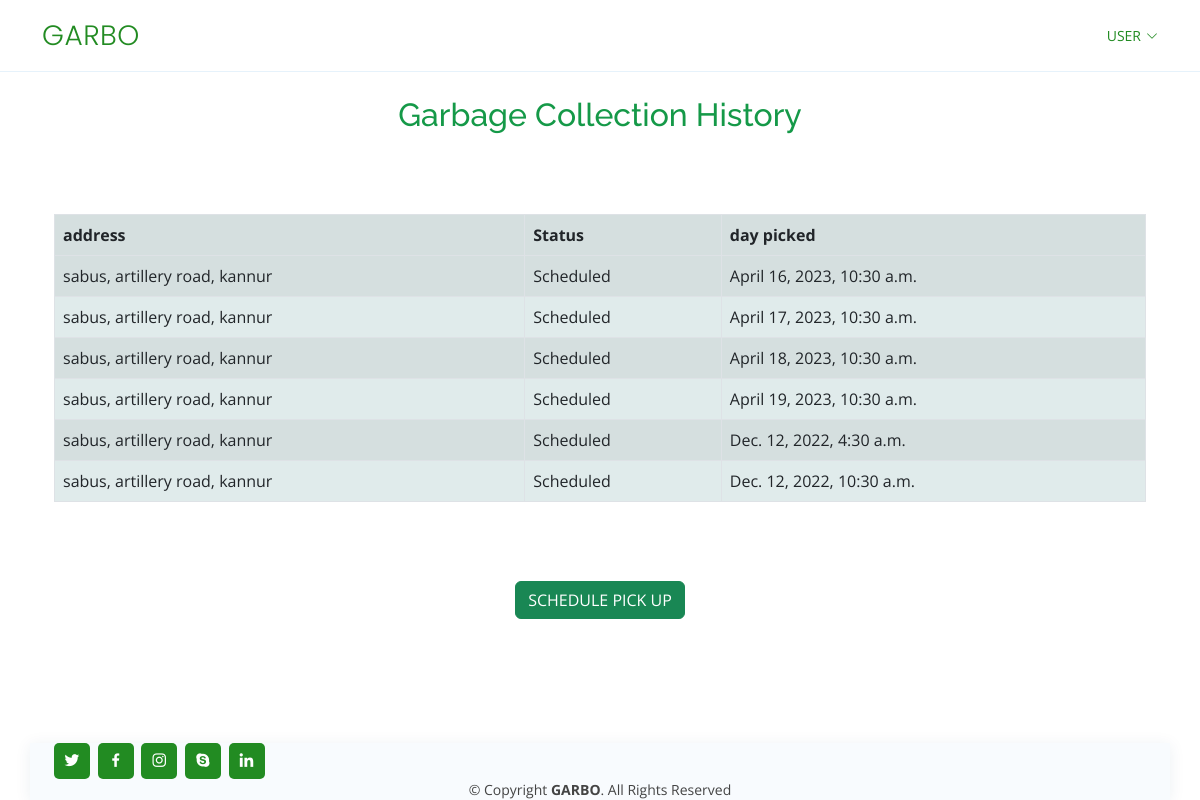
The app's page /home (signed in) with its own data.
### myapp/models.py (models this page shows, shortened)
class user_member(models.Model):
    member = models.ForeignKey(User, on_delete=models.CASCADE)
    pack = models.ForeignKey(packages, on_delete=models.CASCADE)
    addr = models.CharField(max_length = 150)
    place = models.CharField(max_length = 50)
    pin_code = models.IntegerField()
    phone = models.IntegerField()

class delivery_status(models.Model):
    status = models.CharField(max_length=10)
    ui_text = models.CharField(max_length=100)

class history(models.Model):
    user_details = models.ForeignKey(user_member, on_delete=models.CASCADE)
    choice = models.ForeignKey(delivery_status, on_delete=models.CASCADE)
    day_picked = models.DateTimeField()

### myapp/public_user/views.py (the view, shortened to what this page needs)
# urls.py: path('home', UserHome.as_view(), name='user_home'),
class UserHome(View):
    form_class = ScheduleForm
    def get_user_history(self, request):
        user_history = []
        try:
            active_user = User.objects.get(id=request.user.id)
            active_member = user_member.objects.filter(member = active_user)[0]
            for each_history in history.objects.filter(user_details = active_member):
               user_history.append({
                "addr": each_history.user_details.addr,
                "status": each_history.choice.ui_text,
                "time": each_history.day_picked
               })
        except:
            pass
        return user_history
    def can_user_schedule(self, request):
        active_user = User.objects.get(id=request.user.id)
        try:
            active_member = user_member.objects.filter(member = active_user)[0]
            all_history = history.objects.filter(user_details = active_member)
            number_of_pickups = 0
            for each_history in all_history:
                if (each_history.day_picked.month == datetime.now().month):
                    number_of_pickups = number_of_pickups + 1
            if active_member.pack.pack_name == 'NO_PLAN':
                return { 'state': False, 'error': 'Please select a subscription plan by giving your details in user profile' }
            elif number_of_pickups >= int(active_member.pack.day_pickup):
                return { 'state': False, 'error': 'Number of pickups exceeded for this month. Consider upgrading the plan' }
            else:
                return { 'state': True, 'error': '' }
        except:
            pass
        return { 'state': False, 'error': 'Please fill your profile details', }
    def get(self, request, *args, **kwargs):
        user_history = self.get_user_history(request)
        return render(request, './myapp/user_home.html',{'form':self.form_class(), 'details': user_history, 'can_user_schedule': self.can_user_schedule(request)})

### myapp/templates/myapp/user_home.html (shortened to what this page needs)
{% extends 'myapp/base.html' %}
{% load static %}
{% load crispy_forms_tags %}
{% block header %}
{% include 'myapp/header.html' %}
{% endblock %}
{% block body %}
<center>
    <br> <br><br> <br>
	<div class="container" >
    <h2><font color="#159948">Garbage Collection History</font></h2>
	</div>
    <br>
    {% if  can_user_schedule.state %}
      <br>
    {% else %}
      <div class="alert alert-warning" role="alert">
        {{can_user_schedule.error}}
      </div>
    {% endif %}
    <br>
    <div class="container">
        <form role="form" name="viewprofileform"  method="post">
           <table class="table table-striped table-bordered" bgcolor="#e0ebeb">
               <tr>
                   <th>address</th>
                   <th>Status</th>
                   <th>day picked</th>
               </tr>
               <tbody>
                {% if details|length != 0 %}
                  {% for x in details %}
                    <tr>
                        <td>{{x.addr}}</td>
                        <td>{{x.status}}</td>
                        <td>{{x.time}}</td>
                    </tr>
                  {% endfor %}
                {% endif %}
               </tbody>
           </table>
        </form>
        </div>
</center>
<center>
  {% if  can_user_schedule.state %}
    <button type="button" class="btn btn-success" data-bs-toggle="modal" data-bs-target="#exampleModal">SCHEDULE PICK UP</button>
  {% else %}
    <button type="button"  disabled="true" class="btn btn-success" data-bs-toggle="modal" data-bs-target="#exampleModal">SCHEDULE PICK UP</button>
  {% endif %}
</center>
{% endblock %}

### myapp/static/myapp/assets/css/style.css (style rules this page uses)
body { font-family: "Open Sans", sans-serif; color: #444444; }
h1, h2, h3, h4, h5, h6 { font-family: "Raleway", sans-serif; }

### records on screen
user_member: addr "sabus, artillery road, kannur" "sabus, artillery road, kannur" "sabus, artillery road, kannur" "sabus, artillery road, kannur" "sabus, artillery road, kannur" "sabus, artillery road, kannur"
delivery_status: status "Scheduled" "Scheduled" "Scheduled" "Scheduled" "Scheduled" "Scheduled"
history: time "April 16, 2023, 10:30 a.m."
history: time "April 17, 2023, 10:30 a.m."
history: time "April 18, 2023, 10:30 a.m."
history: time "April 19, 2023, 10:30 a.m."
history: time "Dec. 12, 2022, 4:30 a.m."
history: time "Dec. 12, 2022, 10:30 a.m."
